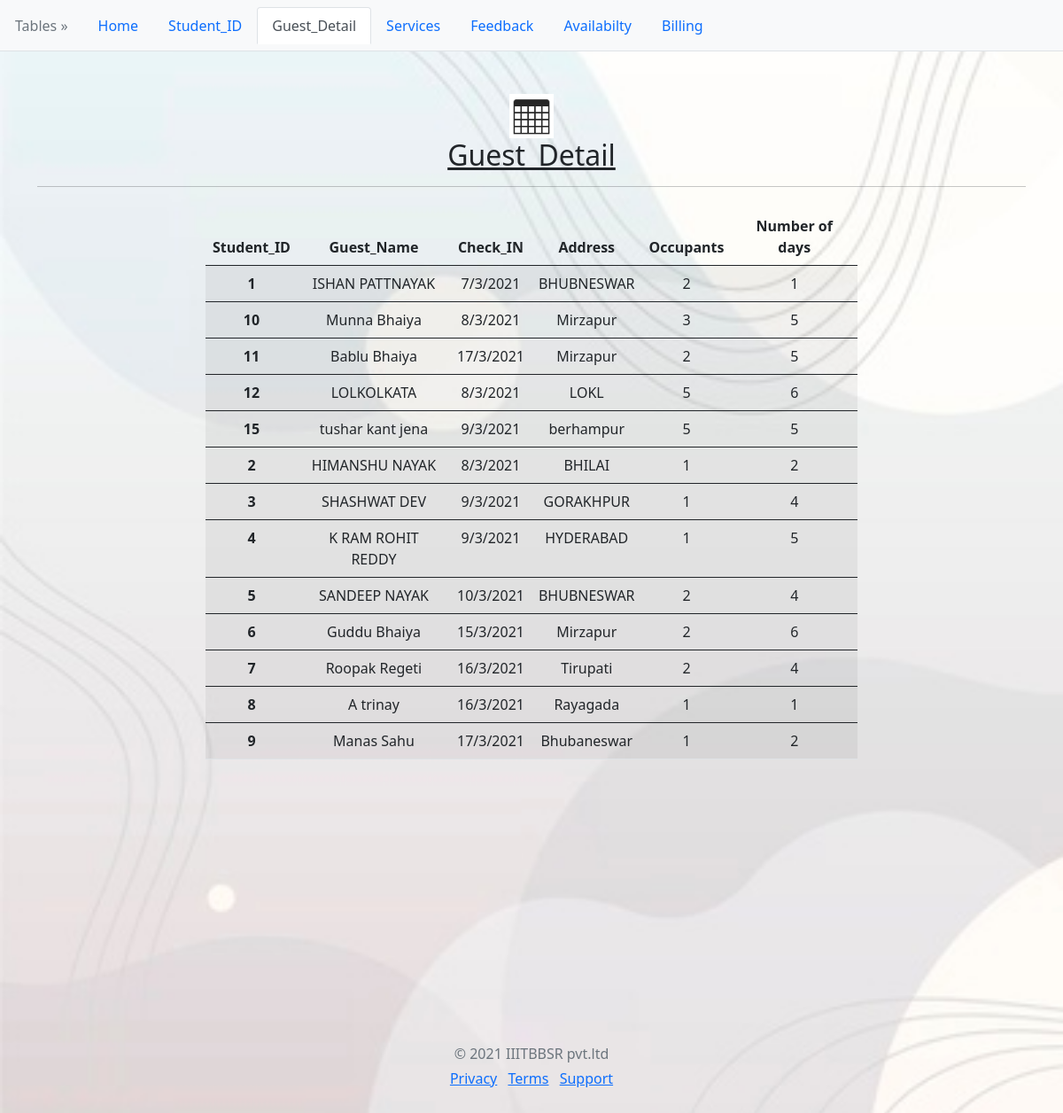
Screenshot of /table2.php with the database file from the repository.
### tables this page shows
CREATE TABLE `guest_detail` (
  `Student_ID` varchar(255) NOT NULL,
  `Guest_Name` varchar(255) DEFAULT NULL,
  `Check_IN` varchar(255) DEFAULT NULL,
  `Address` varchar(255) DEFAULT NULL,
  `Occupants` int DEFAULT NULL,
  `Days` int DEFAULT NULL,
  PRIMARY KEY (`Student_ID`)
);

### table2.php (the view, shortened to what this page needs)
<?php
$servername = "localhost";
$username = "root";
$password = "12345";
$dbname = "IIIT_BH_GuestHouse";
$conn = mysqli_connect($servername, $username, $password, $dbname);
?>
<!doctype html>
<html lang="en">
  <head>
     <link href="https://cdn.jsdelivr.net/npm/bootstrap@5.0.0-beta2/dist/css/bootstrap.min.css" rel="stylesheet">
  </head>
  <body class="bg-light">
    <ul class="nav nav-tabs navbar navbar-expand-lg navbar-light bg-light">
    <li class="nav-item">
          <a class="nav-link disabled" href="#">Tables &raquo;</a>
        </li>
        <li class="nav-item">
          <a class="nav-link" href="index.php">Home</a>
        </li>
        <li class="nav-item">
          <a class="nav-link" href="table.php">Student_ID</a>
        </li>
        <li class="nav-item">
          <a class="nav-link active" href="table2.php">Guest_Detail</a>
        </li>
        <li class="nav-item">
          <a class="nav-link" href="table3.php">Services</a>
        </li>
        <li class="nav-item">
          <a class="nav-link" href="table4.php">Feedback</a>
        </li>
        <li class="nav-item">
          <a class="nav-link" href="table5.php">Availabilty</a>
        </li>
        <li class="nav-item">
          <a class="nav-link" href="table6.php">Billing</a>
        </li>
      </ul>
        <div class="container">
          <div class="py-5 text-center">
          <img src="img/table.png" width="50" height="50" alt="---"><br>
            <h2><u>Guest_Detail</u></h2>
            <hr class="mb-4">
            <div class="row">
            <div class="col-md-2 mb-3">
            </div>
            <div class="col-md-8 mb-3">
            <?php
                $sql = "SELECT * FROM Guest_Detail";
                $result = mysqli_query($conn, $sql);
                if (mysqli_num_rows($result) > 0)
                {
                  echo'<table class="table table-striped">
                  <thead>
                      <tr>
                      <th scope="col">Student_ID</th>
                      <th scope="col">Guest_Name</th>
                      <th scope="col">Check_IN</th>
                      <th scope="col">Address</th>
                      <th scope="col">Occupants</th>
                      <th scope="col">Number of days</th>
                      </tr>
                  </thead>';
                  while($row = mysqli_fetch_assoc($result))
                  {
                    echo '<tbody>
                    <tr>
                    <th scope="row">'.$row["Student_ID"].'</th>
                    <td>'.$row["Guest_Name"].'</td>
                    <td>'.$row["Check_IN"].'</td>
                    <td>'.$row["Address"].'</td>
                    <td>'.$row["Occupants"].'</td>
                    <td>'.$row["Days"].'</td>
                    </tr>';
                  }
                  echo'</tbody>
                  </table>';
                }
                else
                {
                  echo "0 results";
                }
            ?>
            </div>
            <div class="col-md-2 mb-3">
            </div>
        </div>
          </div>
        </div>
        <br><br><br><br><br><br>
        <footer class="my-5 pt-5 text-muted text-center text-small">
        <p class="mb-1">&copy; 2021 IIITBBSR pvt.ltd</p>
        <ul class="list-inline">
          <li class="list-inline-item"><a href="#">Privacy</a></li>
          <li class="list-inline-item"><a href="#">Terms</a></li>
          <li class="list-inline-item"><a href="#">Support</a></li>
        </ul>
      </footer>
  </body>
</html>

### table2.php (style rules this page uses)
body { background-image: url('img/back11.jpg'); background-repeat: no-repeat; background-attachment: fixed; background-size: cover; }

### rows the page displays
guest_detail: Student_ID "1", Guest_Name "ISHAN PATTNAYAK", Check_IN "7/3/2021", Address "BHUBNESWAR", Occupants "2", Days "1"
guest_detail: Student_ID "10", Guest_Name "Munna Bhaiya", Check_IN "8/3/2021", Address "Mirzapur", Occupants "3", Days "5"
guest_detail: Student_ID "11", Guest_Name "Bablu Bhaiya", Check_IN "17/3/2021", Address "Mirzapur", Occupants "2", Days "5"
guest_detail: Student_ID "12", Guest_Name "LOLKOLKATA", Check_IN "8/3/2021", Address "LOKL", Occupants "5", Days "6"
guest_detail: Student_ID "15", Guest_Name "tushar kant jena", Check_IN "9/3/2021", Address "berhampur", Occupants "5", Days "5"
guest_detail: Student_ID "2", Guest_Name "HIMANSHU NAYAK", Check_IN "8/3/2021", Address "BHILAI", Occupants "1", Days "2"
guest_detail: Student_ID "3", Guest_Name "SHASHWAT DEV", Check_IN "9/3/2021", Address "GORAKHPUR", Occupants "1", Days "4"
guest_detail: Student_ID "4", Guest_Name "K RAM ROHIT REDDY", Check_IN "9/3/2021", Address "HYDERABAD", Occupants "1", Days "5"
guest_detail: Student_ID "5", Guest_Name "SANDEEP NAYAK", Check_IN "10/3/2021", Address "BHUBNESWAR", Occupants "2", Days "4"
guest_detail: Student_ID "6", Guest_Name "Guddu Bhaiya", Check_IN "15/3/2021", Address "Mirzapur", Occupants "2", Days "6"
guest_detail: Student_ID "7", Guest_Name "Roopak Regeti", Check_IN "16/3/2021", Address "Tirupati", Occupants "2", Days "4"
guest_detail: Student_ID "8", Guest_Name "A trinay", Check_IN "16/3/2021", Address "Rayagada", Occupants "1", Days "1"
guest_detail: Student_ID "9", Guest_Name "Manas Sahu", Check_IN "17/3/2021", Address "Bhubaneswar", Occupants "1", Days "2"
